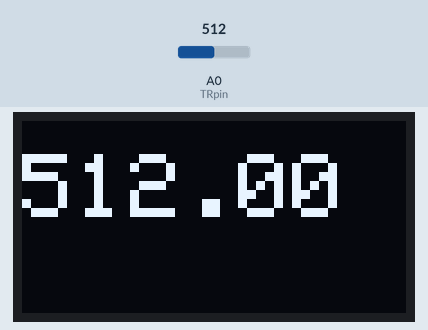
This sketch was run on a simulated Arduino Uno, built with avr-gcc and run on an emulated ATmega328P. Shown: 128×64 one-colour display. The test bench sets the inputs (shaded band); at power-on: A0 (TRpin) = 512.

Above: at 1.2 s.
1.3 s: A0 (TRpin) set to 716
At 1.9 s:
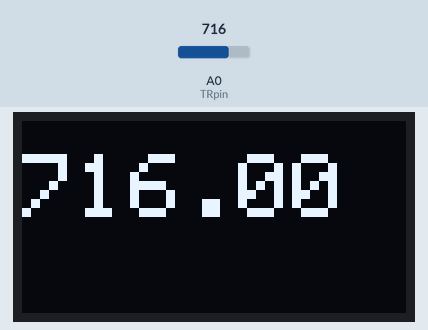
2.8 s: A0 (TRpin) set to 900
At 3.5 s:
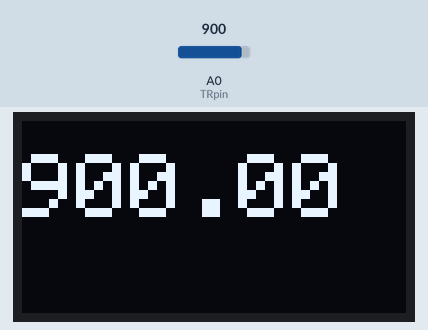
4.3 s: A0 (TRpin) set to 1023
At 5.2 s:
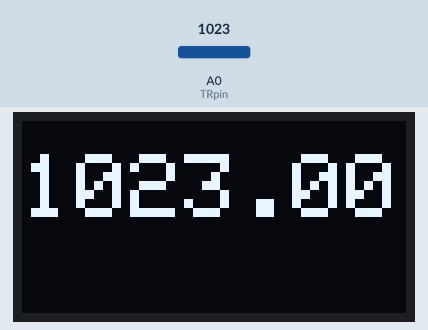
Timing chart, 0 to 7.3 s (numbered marks = the images above; inputs shaded):
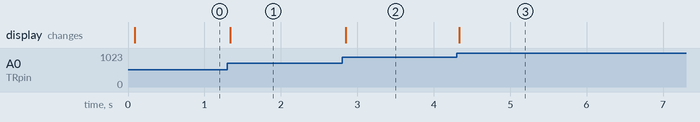

The sketch:

Pot_Value_0.91_Display.ino
```cpp
#include <SPI.h>
#include <Wire.h>
#include <Adafruit_GFX.h>
#include <Adafruit_SSD1306.h>

#define OLED_RESET 4
Adafruit_SSD1306 display(OLED_RESET);

#define NUMFLAKES 10
#define XPOS 0
#define YPOS 1
#define DELTAY 2

#define LOGO16_GLCD_HEIGHT 16
#define LOGO16_GLCD_WIDTH  16

char buf [30];
int TRpin = A0;
double vo;

void setup()   {

  pinMode(TRpin, INPUT);
  Serial.begin(9600);
  display.begin(SSD1306_SWITCHCAPVCC, 0x3C);
  display.clearDisplay();
  display.display();

}

void loop() {
  vo = analogRead(TRpin);
  pot();
}

void pot(void) {

  display.setTextSize(3);
  display.setTextColor(WHITE, BLACK);
  display.setCursor(0, 11);
  display.println(vo);
  display.display();
}
```

Measured:
- after the input at 1.3 s, the display: changes at once (image 1)
- after the input at 2.8 s, the display: changes after 0.05 s (image 2)
- after the input at 4.3 s, the display: changes at once (image 3)
